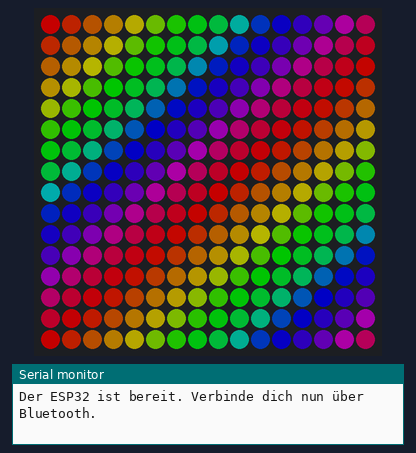
A sketch run on a simulated ESP32. Parts: 16×16 RGB LED matrix (first LED top left, wired row by row), the last lines printed to the serial monitor. Dim RGB values are drawn brighter than linear; random numbers use the default seed unless the sketch sets one; nothing arrives over Bluetooth unless stated.

Above: at 1.15 s.
At 5.19 s:
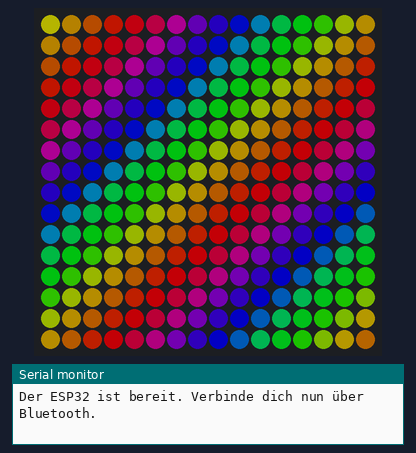
At 8.21 s:
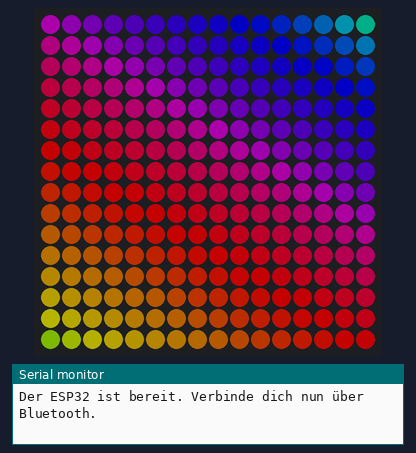
At 17.0 s:
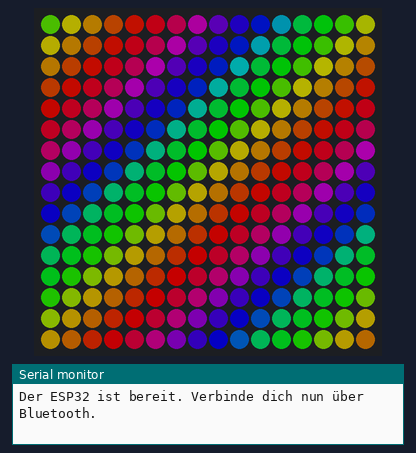
At 28.48 s:
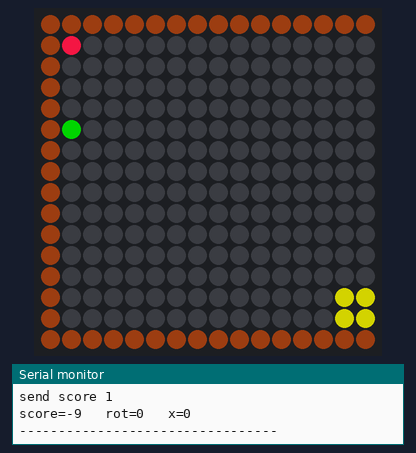
At 39.12 s:
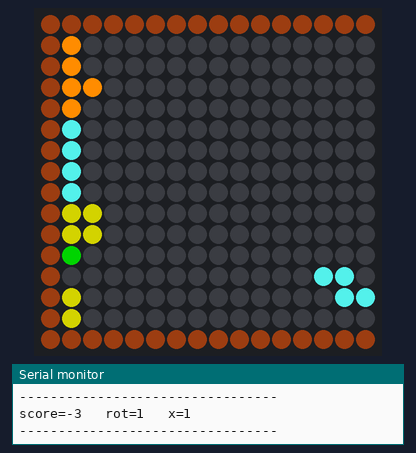

The sketch:

TetrisESP32.ino
```cpp
#include <BluetoothSerial.h>
#include <FastLED.h>
#include "definitions.h"

#define WIDTH 16
#define HEIGHT 16
#define NUM_LEDS (WIDTH*HEIGHT)

#define LED_PIN     5
#define BRIGHTNESS  255
#define LED_TYPE    WS2811
#define COLOR_ORDER GRB
#define FRAME_TIME_MS 10
#define FAST_DOWN_SPEED 3
#define LEVEL_TIME_TICKS 30000
#define PHASE_TIME_TICKS 20000
#define START_SPEED 180
#define AUTO_MOVE_SPEED 6

#define STATUS_WAIT 0
#define STATUS_GAME 1
#define STATUS_AUTO 2

CRGB leds[NUM_LEDS];

BluetoothSerial SerialBT;

int status = STATUS_WAIT;
int level = 1;
int tileId = 1;
int nextTileId;
int posX = 2;
int posY = 0;
int rot = 0;
int moveSpeed = 12;

int targetRot = -1;
int targetX = -1;

int speed = START_SPEED;
int fallCounter = speed;
boolean fastDown = false;

TickType_t levelTimestamp;
TickType_t phaseTimestamp;

int matrix[WIDTH][HEIGHT];
int shadowMatrix[WIDTH][HEIGHT];
int dumpMatrix[WIDTH][HEIGHT];

const int scores[4] = { 1, 3, 6, 10 };

void setup() {
  delay( 1000 ); // power-up safety delay
  FastLED.addLeds<LED_TYPE, LED_PIN, COLOR_ORDER>(leds, NUM_LEDS).setCorrection( TypicalLEDStrip );
  FastLED.setBrightness(  BRIGHTNESS );

  Serial.begin(115200);
  SerialBT.begin("Tetris"); // Bluetooth-Name des ESP32
  Serial.println("Der ESP32 ist bereit. Verbinde dich nun über Bluetooth.");

  phaseTimestamp = xTaskGetTickCount();
  resetMatrix();
}


void loop() {
  receiveCommand();

  if (status == STATUS_WAIT) {
    screensaver();
    TickType_t now = xTaskGetTickCount();
    if ( (now-phaseTimestamp) >= PHASE_TIME_TICKS) {
       phaseTimestamp = now;
       levelTimestamp = now;
       moveSpeed=12;
       start();
       status = STATUS_AUTO;
    }
    return;
  }
  clearLeds();
  drawMatrix();

  if (status == STATUS_AUTO) {
    autoMove();
  }
  if (status != STATUS_WAIT) {

    moveDown();
    showTile();
    levelUp();
  }
  FastLED.show();
  delay(FRAME_TIME_MS);
}


void autoMove() {
  if (fallCounter % moveSpeed != 0) {
    return;
  }
  if (targetRot!=rot) {
    if (!turn()) {
      down();
    }
  }
  else if (targetX>posX) {
    right();
  }
  else if (targetX<posX) {
    left();
  }
  else {
    down();
  }
}

void calculateTarget() {

  int bestScore = -10000000;
  int destRot;
  int destX;

  for (int r=0; r<rotationsDegrees[tileId]; r++) {
    for (int x=-2; x<WIDTH; x++) {
      int y=0;
      memcpy(shadowMatrix, matrix, sizeof(matrix));
      while (!isCollisionAbs(r, x, y, shadowMatrix) ) {
        y++;
      }
      y--;

      if (y>0) {
     //    Serial.printf("r=%d x=%d y=%d\n", r, x, y);
         int score = rate(shadowMatrix, r, x, y);
         if (score>bestScore) {
          bestScore=score;
          destRot = r;
          destX = x;
         }
      }
    }
  }
  Serial.printf("score=%d   rot=%d   x=%d\n", bestScore, destRot, destX);
  targetX = destX;
  targetRot = destRot;
  Serial.println("---------------------------------");
}


void levelUp() {
    TickType_t now = xTaskGetTickCount();
    if ( (now-levelTimestamp) >= LEVEL_TIME_TICKS) {
       level++;
       sendLevel();
       speed = (8*speed) / 10;
       levelTimestamp = now;
       Serial.printf("Levelup %d - speed: %d\n", level, speed);
       switch(level) {
         case 1:
         case 2: moveSpeed=12; break;
         case 3:
         case 4:
         case 5:
         case 6: moveSpeed = 12-level; break;
         case 7: moveSpeed = 5; break;
         default: moveSpeed = 4;
       }
    }
}

void moveDown() {
  fallCounter--;
  if (fallCounter<=0) {
    if (!isCollision(0, 0, 1, matrix)) {
      posY++;
    }
    else {
      touchDown();
    }
    fallCounter = fastDown ? FAST_DOWN_SPEED : speed;
  }
}

void touchDown() {
  fastDown = false;
  copyTileToMatrix();
  removeCompleteRows(matrix);
  nextTile();
}

void removeCompleteRows(int mat[WIDTH][HEIGHT]) {
  int rowsRemoved = 0;

  for (int y=0; y<HEIGHT-1; y++) {
    rowsRemoved += testAndRemoveRow(y, mat);
  }
  if (rowsRemoved) {
    sendScore(scores[rowsRemoved-1]);
  }
}

int testAndRemoveRow(int row, int mat[WIDTH][HEIGHT]){
  //dumpMatrix();
  // Testen, ob Zeile vollständig gefüllt.
   for (int x=1; x<WIDTH-1; x++) {
     if (!mat[x][row]) {
      //Serial.printf("zeile %d nicht voll\n", row);
       return 0; // nein
     }
   }
   // Zeile löschen
   Serial.printf("zeile %d löschen\n", row);
   for (int y=row-1; y>=0; y--) {
     for (int x=1; x<WIDTH-1; x++) {
       mat[x][y+1] = mat[x][y];
     }
   }
   for (int x=1; x<WIDTH-1; x++) {
     mat[x][0] = 0;
   }
   return 1;
}

void gameOver() {
  status = STATUS_WAIT;
  phaseTimestamp = xTaskGetTickCount();
  sendGameOver();
}

void copyTileToMatrix() {
  for (int y=0; y<4; y++) {
    for (int x=0; x<4; x++) {
      int pixel = tiles[rot][tileId][y][x] * (tileId+1);
      if (pixel){
        matrix[posX+x][posY+y] = pixel;
      }
    }
  }
}

void dumpTile() {
  for (int y=0; y<4; y++) {
    for (int x=0; x<4; x++) {
      Serial.printf("%d", tiles[rot][tileId][y][x]);
    }
    Serial.printf("\n");
  }
}


int rate(int mat[WIDTH][HEIGHT], int r, int px, int py) {
  int score = 0;
  memcpy(dumpMatrix, mat, sizeof(dumpMatrix));

 // Serial.printf("r=%d x=%d y=%d  \n", r, px, py);

  for (int y=0; y<4; y++) {
    for (int x=0; x<4; x++) {
      int pixel = tiles[r][tileId][y][x] * (tileId+1);
      if (pixel){
        dumpMatrix[px+x][py+y] = 9;
      }
    }
  }
  int rowsRemoved = 0;

  for (int y=0; y<HEIGHT-1; y++) {
    if (countFilled(y, dumpMatrix)==WIDTH-2) {
      rowsRemoved++;
    }
  }


  int allHoles = 0;
  for (int x=1; x<WIDTH-1; x++) {
    int y=HEIGHT-2;
    int holes = 0;
    int endY = 0;
    while(dumpMatrix[x][endY]==0) {
      endY++;
    }
    while(y>=endY) {
      if (dumpMatrix[x][y]==0) {
        holes++;
      }
      y--;
    }
   // Serial.printf("HOLES=%d x=%d\n", holes, x);
    if (holes<HEIGHT-2) {
      allHoles+=holes;
    }

  }
  int highest = 0;
  while( countFilled(highest, dumpMatrix)==0) {
    highest++;
  }
  highest = HEIGHT-highest-1;

  /*
  for (int y=0; y<HEIGHT; y++) {
    for (int x=0; x<WIDTH; x++) {
      Serial.printf("%d", dumpMatrix[x][y]);
    }
    Serial.printf("\n");
  }
  Serial.printf("rowsRem=%d  holes=%d  highest=%d   score=%d\n",rowsRemoved, allHoles, highest, (10*rowsRemoved - allHoles*5 - highest - (HEIGHT-py)) );


  Serial.printf("----------------\n");
  */

    return 10*rowsRemoved - allHoles*5 - (highest*3) - (HEIGHT-py);
}

int countFilled(int row, int mat[WIDTH][HEIGHT]) {
  int filled = 0;
  for (int x=1; x<WIDTH-1; x++) {
    if (mat[x][row]!=0) {
      filled++;
    }
  }
  return filled;
}

void dumpMat(int sx, int sy) {
  for (int y=0; y<4; y++) {
    for (int x=0; x<4; x++) {
      Serial.printf("%d", matrix[sx+x][sy+y]);
    }
    Serial.printf("\n");
  }
}

boolean isCollision(int dRot, int dX, int dY, int mat[WIDTH][HEIGHT]) {
 // Serial.printf("-----------------\nrot=%d, coord=%d/%d\n", rot, posX, posY);
 // dumpTile();
 // Serial.printf("--\n");
//  dumpMatrix(posX+dX, posY+dY);
  boolean collision = false;
  for (int x=0; x<4 && !collision; x++) {
    for (int y=0; y<4 && !collision; y++) {
       int tilePixel = tiles[(rot+dRot)&0x3][tileId][y][x];
       if (tilePixel) {
         int backgroundPixel =  mat[posX+x+dX][posY+y+dY];
         if (backgroundPixel) {
           collision=true;
          // Serial.printf("Kollision: %d/%d - %d\n", x, y, backgroundPixel);
         }
       }
    }
  }
  return collision;
}

boolean isCollisionAbs(int absRot, int absX, int absY, int mat[WIDTH][HEIGHT]) {
  boolean collision = false;
  for (int x=0; x<4 && !collision; x++) {
    for (int y=0; y<4 && !collision; y++) {
       int tilePixel = tiles[absRot][tileId][y][x];
       if (tilePixel) {
         int backgroundPixel =  mat[absX+x][absY+y];
         if (backgroundPixel) {
           collision=true;
         }
       }
    }
  }
  return collision;
}

void receiveCommand() {
  char input;

  if (SerialBT.available()) {
    input = (char) SerialBT.read();
    switch (input) {
      case CMD_RIGHT: right(); break;
      case CMD_LEFT:  left();  break;
      case CMD_TURN:  turn();  break;
      case CMD_DOWN:  down();  break;
      case CMD_START: start(); break;
      case CMD_RESET: reset(); break;
      case CMD_AUTO: toggleAuto(); break;
    }
  }
}

void toggleAuto() {
  Serial.printf("toggle auto!\n");
  if (status==STATUS_GAME) {
    status=STATUS_AUTO;
    Serial.printf("auto!\n");
  }
  else if (status==STATUS_AUTO) {
    status=STATUS_GAME;
    Serial.printf("game!\n");
  }
  else {
    Serial.printf("start!\n");
     start();
     status=STATUS_AUTO;
  }
}

void right() {
   if (!isCollision(0, 1, 0, matrix)) {
     posX+=1;
   }
}

void left() {
   if (!isCollision(0, -1, 0, matrix)) {
     posX-=1;
   }
}

void nextTile() {
  tileId = nextTileId;
  nextTileId = random8() % 7;
  rot = tileId<=4 ? 0 : 1;  // Teile L und J können um 90° gedreht erscheinen, um Platz zu sparen.
  posX = (WIDTH-4)/2;
  posY = 0;

  if (isCollision(0, 0, 0, matrix)) {
    gameOver();
  }
  else {
    sendNextTile();
  }
  calculateTarget();
}

boolean turn() {

  if (isCollision(1, 0, 0, matrix)) {
    //Serial.printf("posX %d\n", posX);
    if (posX<=0) {

      for (int x=1; x<4; x++) {
        if (!isCollision(1, x, 0, matrix)) {

           posX+=x;
           rot = (rot + 1) & 0x3;
           return true;
        }
      }
    }
    else if (posX>=WIDTH-4) {
      for (int x=1; x<4; x++) {
        if (!isCollision(1, -x, 0, matrix)) {
           posX-=x;
           rot = (rot + 1) & 0x3;
           return true;
        }
      }
    }
     return false;
  }
  rot = (rot + 1) & 0x3;
  return true;
}

void down() {
  fastDown = true;
  fallCounter = FAST_DOWN_SPEED;
}

void start() {
  levelTimestamp = xTaskGetTickCount();
  speed = START_SPEED;
  fallCounter = speed;
  fastDown = false;
  level = 1;
  resetMatrix();
  tileId = random8() % 7;
  nextTileId = random8() % 7;
  calculateTarget();
  sendNextTile();
  status = STATUS_GAME;
}

void reset() {
  resetMatrix();
  status = STATUS_WAIT;
}

void sendScore(int points) {
   uint8_t b[2];
   b[0] = MSG_SCORE;
   b[1] = points;
   Serial.printf("send score %d\n", points);
   SerialBT.write(b, 2);
}

void sendLevel() {
   uint8_t b[2];
   b[0] = MSG_LEVEL;
   b[1] = level;
   SerialBT.write(b, 2);
}

void sendNextTile() {
   uint8_t b[2];
   b[0] = MSG_NEXT_TILE;
   b[1] = nextTileId;
   SerialBT.write(b, 2);
}

void sendGameOver() {
  Serial.printf("Game over\n");
  uint8_t b[2];
   b[0] = MSG_GAME_OVER;
   b[1] = 0;
   SerialBT.write(b, 2);
}

void resetMatrix() {
  for (int x=1; x<WIDTH-1; x++) {
    for (int y=0; y<HEIGHT-1; y++) {
      matrix[x][y] = EMPTY_PIX;
      leds[x*WIDTH+y] = CRGB::Black;
    }
  }

  // Frame in matrix zeichnen
  for (int i=0; i<HEIGHT; i++) {
    matrix[0][i] = FRAME_PIX;
    matrix[WIDTH-1][i] = FRAME_PIX;
  }
  for (int i=1; i<WIDTH-1; i++) {
    matrix[i][HEIGHT-1] = FRAME_PIX;
  }
}

void showTile() {
  for (int x=0; x<4; x++) {
    for (int y=0; y<4; y++) {
      int pixel = tiles[rot][tileId][y][x];
      if (pixel) {
        setLed(x+posX, y+posY, colors[tileId+1]);
      }
    }
  }
}

void drawMatrix() {
  for (int x=0; x<WIDTH; x++) {
    for (int y=0; y<HEIGHT; y++) {
      if (matrix[x][y]) {
        setLed(x, y, colors[matrix[x][y]]);
      }
    }
  }
}

void setLed(int y, int x, CRGB color) {
  y=WIDTH-y-1;
  int i = y*WIDTH;
  i += (y&1) ? x : (WIDTH-x-1);
  leds[i] = color;
}

void clearLeds() {
  for (int x=0; x<WIDTH; x++) {
    for (int y=0; y<HEIGHT; y++) {
      leds[x*WIDTH+y] = CRGB::Black;
    }
  }
}


// =======================================================================

void screensaver() {
    uint32_t ms = millis();
    int32_t yHueDelta32 = ((int32_t)cos16( ms * (27/1) ) * (350 / WIDTH));
    int32_t xHueDelta32 = ((int32_t)cos16( ms * (39/1) ) * (310 / HEIGHT));
    DrawOneFrame( ms / 65536, yHueDelta32 / 32768, xHueDelta32 / 32768);

    FastLED.show();
}

void DrawOneFrame( byte startHue8, int8_t yHueDelta8, int8_t xHueDelta8) {
  byte lineStartHue = startHue8;
  for( byte y = 0; y < HEIGHT; y++) {
    lineStartHue += yHueDelta8;
    byte pixelHue = lineStartHue;
    for( byte x = 0; x < WIDTH; x++) {
      pixelHue += xHueDelta8;
      setLed(y, x, CHSV( pixelHue, 255, 155));
    }
  }
}
```

definitions.h
```cpp
// von TetrisControl empfangene Kommandos
#define CMD_RIGHT 'r'
#define CMD_LEFT 'l'
#define CMD_TURN 't'
#define CMD_DOWN 'd'
#define CMD_START 's'
#define CMD_RESET 'x'
#define CMD_AUTO 'a'

// an TetrisControl gesendete Messages
#define MSG_LEVEL 'L'
#define MSG_SCORE 'S'
#define MSG_NEXT_TILE 'N'
#define MSG_GAME_OVER 'O'

// Pixel ID in matrix-Array
#define  EMPTY_PIX  0
#define  TILE_O_PIX  1
#define  TILE_I_PIX  2
#define  TILE_T_PIX  3
#define  TILE_Z_PIX  4
#define  TILE_S_PIX  5
#define  TILE_L_PIX  6
#define  TILE_J_PIX  7
#define  FRAME_PIX   8

// Indizes der Teile im tiles Array
#define  TILE_O  0
#define  TILE_I  1
#define  TILE_T  2
#define  TILE_Z  3
#define  TILE_S  4
#define  TILE_L  5
#define  TILE_J  6

// Farben für Teile und Rahmen
#define COLOR_FRAME  CRGB(28, 11, 3)
#define COLOR_TILE_O CRGB(127, 127, 0)
#define COLOR_TILE_I CRGB::MidnightBlue
#define COLOR_TILE_T CRGB::Green
#define COLOR_TILE_Z CRGB::Indigo
#define COLOR_TILE_S CRGB::MediumTurquoise
#define COLOR_TILE_L CRGB::Crimson
#define COLOR_TILE_J CRGB::DarkOrange


const int tiles[4][7][4][4] ={

                       // 0°
                      {
                      { {0, 1, 1, 0},    // O
                        {0, 1, 1, 0},
                        {0, 0, 0, 0},
                        {0, 0, 0, 0} },

                      { {1, 1, 1, 1},    // I
                        {0, 0, 0, 0},
                        {0, 0, 0, 0},
                        {0, 0, 0, 0} },

                      { {0, 0, 0, 0},    // T
                        {1, 1, 1, 0},
                        {0, 1, 0, 0},
                        {0, 0, 0, 0} },

                      { {0, 0, 0, 0},    // Z
                        {1, 1, 0, 0},
                        {0, 1, 1, 0},
                        {0, 0, 0, 0} },

                      { {0, 0, 0, 0},    // S
                        {0, 1, 1, 0},
                        {1, 1, 0, 0},
                        {0, 0, 0, 0} },

                      { {0, 1, 0, 0},    // L
                        {0, 1, 0, 0},
                        {0, 1, 1, 0},
                        {0, 0, 0, 0} },

                      { {0, 0, 1, 0},    // J
                        {0, 0, 1, 0},
                        {0, 1, 1, 0},
                        {0, 0, 0, 0} }
                     },

                     // 90°
                     {
                      { {0, 1, 1, 0},    // O
                        {0, 1, 1, 0},
                        {0, 0, 0, 0},
                        {0, 0, 0, 0} },

                      { {0, 1, 0, 0},    // I
                        {0, 1, 0, 0},
                        {0, 1, 0, 0},
                        {0, 1, 0, 0} },

                      { {0, 1, 0, 0},    // T
                        {1, 1, 0, 0},
                        {0, 1, 0, 0},
                        {0, 0, 0, 0} },

                      { {0, 0, 1, 0},    // Z
                        {0, 1, 1, 0},
                        {0, 1, 0, 0},
                        {0, 0, 0, 0} },

                      { {0, 1, 0, 0},    // S
                        {0, 1, 1, 0},
                        {0, 0, 1, 0},
                        {0, 0, 0, 0} },

                      { {0, 0, 0, 0},    // L
                        {1, 1, 1, 0},
                        {1, 0, 0, 0},
                        {0, 0, 0, 0} },

                      { {0, 0, 0, 0},    // J
                        {1, 0, 0, 0},
                        {1, 1, 1, 0},
                        {0, 0, 0, 0} }
                     },
                     // 180°
                     {
                      { {0, 1, 1, 0},    // O
                        {0, 1, 1, 0},
                        {0, 0, 0, 0},
                        {0, 0, 0, 0} },

                      { {1, 1, 1, 1},    // I
                        {0, 0, 0, 0},
                        {0, 0, 0, 0},
                        {0, 0, 0, 0} },

                      { {0, 1, 0, 0},    // T
                        {1, 1, 1, 0},
                        {0, 0, 0, 0},
                        {0, 0, 0, 0} },

                      { {0, 0, 0, 0},    // Z
                        {1, 1, 0, 0},
                        {0, 1, 1, 0},
                        {0, 0, 0, 0} },

                      { {0, 0, 0, 0},    // S
                        {0, 1, 1, 0},
                        {1, 1, 0, 0},
                        {0, 0, 0, 0} },

                      { {0, 1, 1, 0},    // L
                        {0, 0, 1, 0},
                        {0, 0, 1, 0},
                        {0, 0, 0, 0} },

                      { {0, 1, 1, 0},    // J
                        {0, 1, 0, 0},
                        {0, 1, 0, 0},
                        {0, 0, 0, 0} },
                     },
                   // 270°
                     {
                      { {0, 1, 1, 0},    // O
                        {0, 1, 1, 0},
                        {0, 0, 0, 0},
                        {0, 0, 0, 0} },

                      { {0, 1, 0, 0},    // I
                        {0, 1, 0, 0},
                        {0, 1, 0, 0},
                        {0, 1, 0, 0} },

                      { {0, 1, 0, 0},    // T
                        {0, 1, 1, 0},
                        {0, 1, 0, 0},
                        {0, 0, 0, 0} },

                      { {0, 0, 1, 0},    // Z
                        {0, 1, 1, 0},
                        {0, 1, 0, 0},
                        {0, 0, 0, 0} },

                      { {0, 1, 0, 0},    // S
                        {0, 1, 1, 0},
                        {0, 0, 1, 0},
                        {0, 0, 0, 0} },

                      { {0, 0, 0, 0},    // L
                        {0, 0, 1, 0},
                        {1, 1, 1, 0},
                        {0, 0, 0, 0} },

                      { {0, 0, 0, 0},    // J
                        {1, 1, 1, 0},
                        {0, 0, 1, 0},
                        {0, 0, 0, 0} }

                     }};

const CRGB colors[9] = {CRGB::Black, COLOR_TILE_O, COLOR_TILE_I, COLOR_TILE_T, COLOR_TILE_Z, COLOR_TILE_S, COLOR_TILE_L, COLOR_TILE_J, COLOR_FRAME };

const int rotationsDegrees[7] = {1, 2, 4, 2, 2, 4, 4};
```
